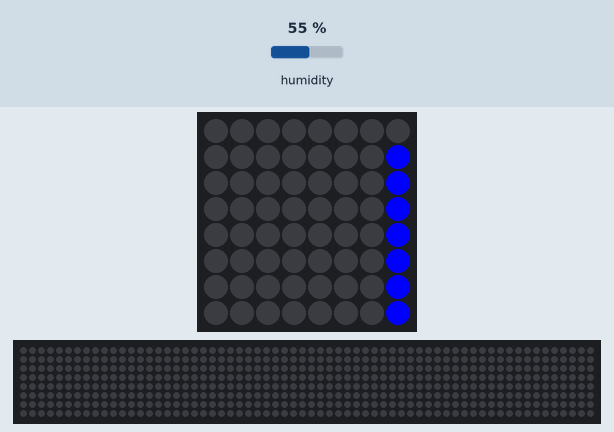
Simulated run of this program. Board: Raspberry Pi (BCM pin numbers) with a Sense HAT. Parts: the Sense HAT's 8×8 RGB LED matrix, a strip that is not on the board, showing the scrolling text unrolled. The inputs (shaded band) are chosen by the test bench; at power-on: humidity 55 %. The 64×8 strip is a reading aid, not a part: it shows the text the matrix is scrolling, unrolled, one strip-width of it at a time; what the program prints to the terminal is not drawn. At 8.8 s the program stops and its outputs stay as they are.

Above: at 0.17 s.
At 1.18 s:
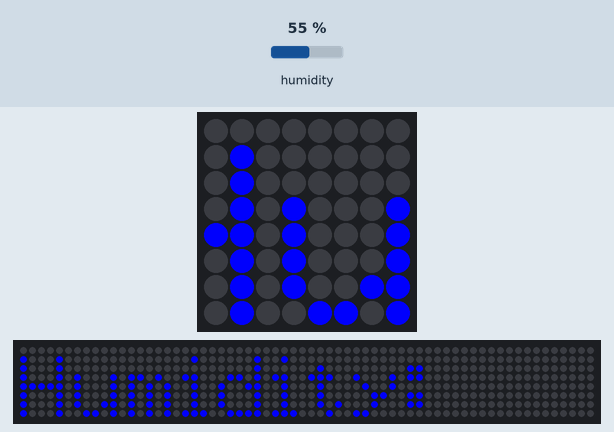
At 2.28 s:
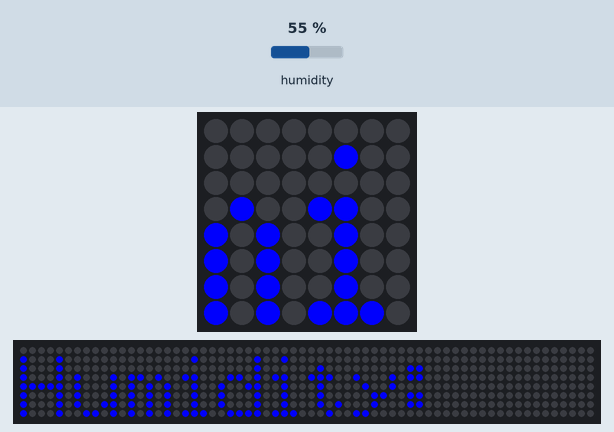
At 4.4 s:
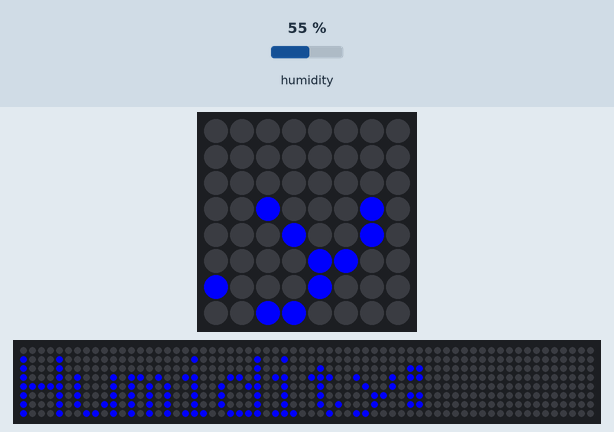
At 6.51 s:
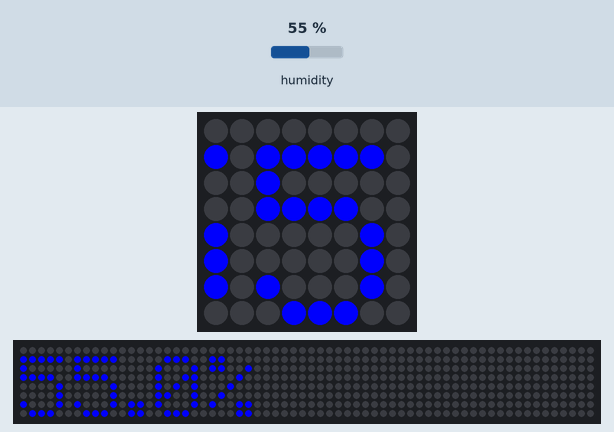
At 8.73 s:
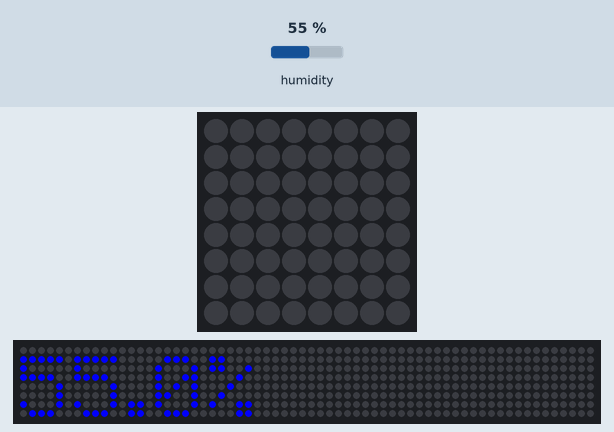

The program:

humidity_display.py
```python
from sense_hat import SenseHat
import time

def display_humidity(sense):
    """Display humidity data or fallback to other environmental data if humidity sensor fails."""
    try:
        # Try to get humidity reading
        try:
            humidity = sense.get_humidity()
            if humidity is not None and humidity > 0:
                print(f"Humidity: {humidity:.1f}%")
                sense.show_message(f"Humidity: {humidity:.1f}%", text_colour=[0, 0, 255])
                return
            else:
                raise ValueError("Invalid humidity value")
        except Exception as e:
            # Fallback to temperature and pressure
            print(f"Note: Humidity sensor not working ({e})")

            # Show temperature instead
            temperature = sense.get_temperature_from_pressure()
            temp_adjusted = temperature - 7.0  # Adjust for Pi's heat
            print(f"Temperature: {temp_adjusted:.1f}°C")
            sense.show_message(f"Temp: {temp_adjusted:.1f}C", text_colour=[255, 0, 0])

            # Show pressure
            pressure = sense.get_pressure()
            print(f"Pressure: {pressure:.1f} mb")
            sense.show_message(f"Press: {pressure:.0f}mb", text_colour=[0, 255, 0])

    except Exception as e:
        print(f"Error: {e}")
        sense.clear()
        sense.show_letter("E", text_colour=[255, 0, 0])
        time.sleep(1)
        sense.clear()

def main():
    sense = SenseHat()
    print("Starting humidity monitor...")

    try:
        display_humidity(sense)
    except KeyboardInterrupt:
        print("\nProgram terminated")
        sense.clear()
    except Exception as e:
        print(f"Error: {e}")
        sense.clear()

if __name__ == "__main__":
    main()
```
